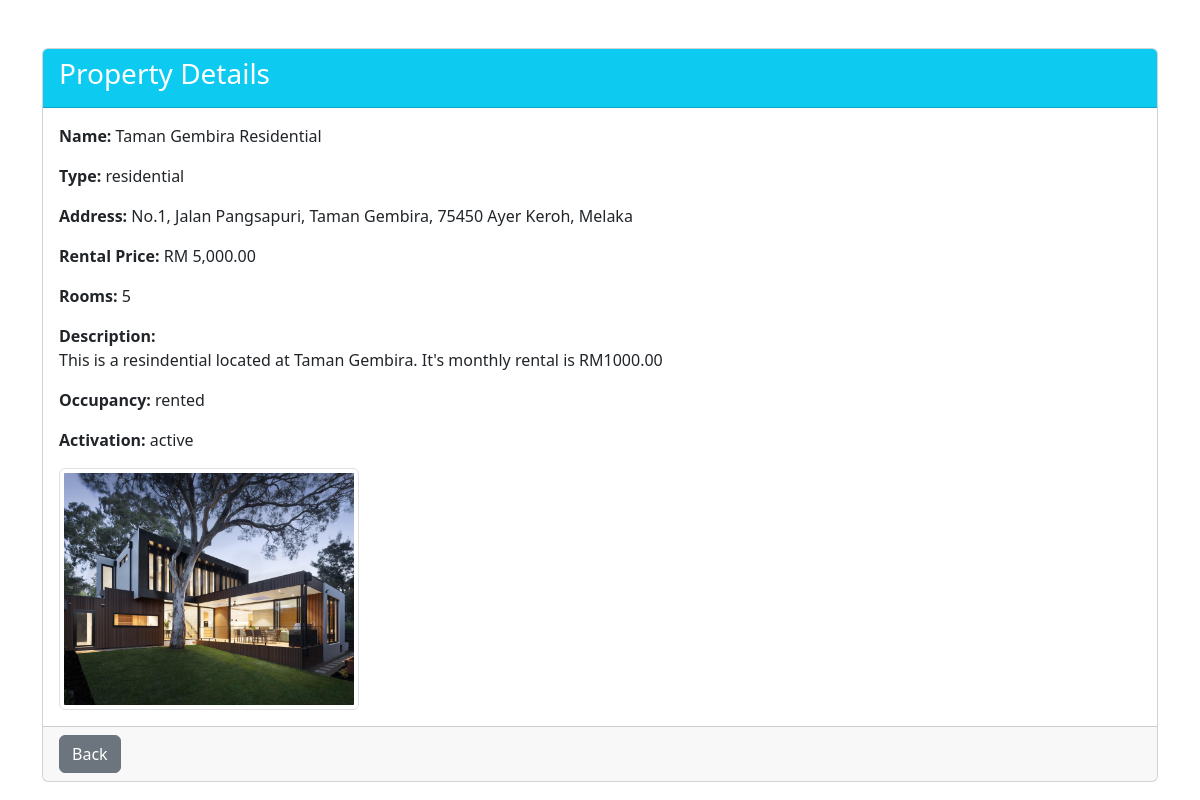
/Admin/tables/viewproperty.php?id=1, run on the app's committed database.
### tables this page shows
CREATE TABLE `properties` (
  `property_id` int(11) NOT NULL,
  `property_name` varchar(100) NOT NULL,
  `property_type` enum('residential','commercial') NOT NULL,
  `address` text NOT NULL,
  `rental_price` decimal(10,2) NOT NULL,
  `number_of_rooms` int(11) DEFAULT NULL,
  `property_description` text DEFAULT NULL,
  `occupancy_status` enum('available','rented') DEFAULT 'available',
  `property_image` varchar(255) DEFAULT NULL,
  `activation` enum('active','inactive') NOT NULL,
  `created_at` timestamp NOT NULL DEFAULT current_timestamp()
);

### Admin/tables/viewproperty.php (the view, shortened to what this page needs)
<?php
include '../databaseconnection.php';
$id = intval($_GET['id']);
$result = mysqli_query(
    $conn,
    "SELECT * FROM properties WHERE property_id = $id"
);
$property = mysqli_fetch_assoc($result);
?>
<!DOCTYPE html>
<html>
<head>
    <link rel="stylesheet" href="../assets/css/bootstrap.min.css">
</head>
<body>
<div class="container mt-5">
<div class="card">
    <div class="card-header bg-info text-white">
        <h3>Property Details</h3>
    </div>
    <div class="card-body">
        <p><strong>Name:</strong> <?= htmlspecialchars($property['property_name']); ?></p>
        <p><strong>Type:</strong> <?= htmlspecialchars($property['property_type']); ?></p>
        <p><strong>Address:</strong> <?= htmlspecialchars($property['address']); ?></p>
        <p><strong>Rental Price:</strong>
            RM <?= number_format($property['rental_price'],2); ?>
        </p>
        <p><strong>Rooms:</strong>
            <?= htmlspecialchars($property['number_of_rooms']); ?>
        </p>
        <p><strong>Description:</strong><br>
            <?= nl2br(htmlspecialchars($property['property_description'])); ?>
        </p>
        <p><strong>Occupancy:</strong>
            <?= htmlspecialchars($property['occupancy_status']); ?>
        </p>
        <p><strong>Activation:</strong>
            <?= htmlspecialchars($property['activation']); ?>
        </p>
        <?php if (!empty($property['property_image'])) { ?>
            <img src="../<?= htmlspecialchars($property['property_image']); ?>"
                 width="300"
                 class="img-thumbnail">
        <?php } ?>
    </div>
    <div class="card-footer">
        <a href="propertymanagement.php" class="btn btn-secondary">
            Back
        </a>
    </div>
</div>
</div>
</body>
</html>

### data on the page
properties: property_name "Taman Gembira Residential", property_type "residential", address "No.1, Jalan Pangsapuri, Taman Gembira, 75450 Ayer Keroh, Melaka", rental_price "5,000.00", number_of_rooms "5", property_description "This is a resindential located at Taman Gembira. It's monthly rental is RM1000.00", occupancy_status "rented", activation "active", property_image (picture)
